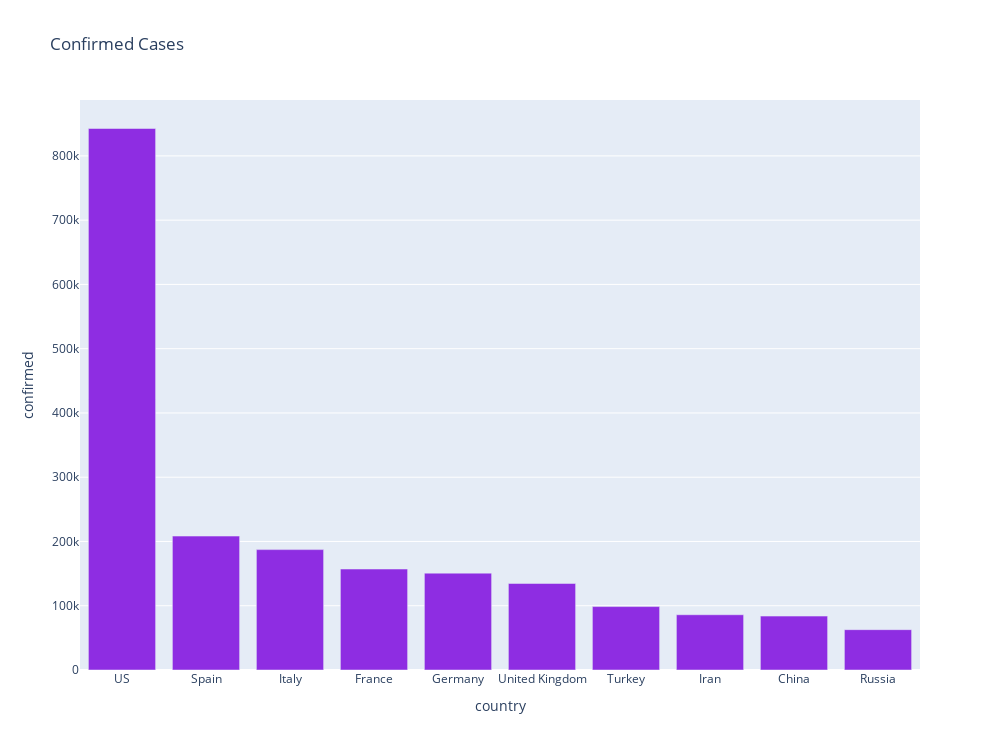

Write notebook code for a chart like this one.
### Markdown cell above
## Top 10 Countries with Confirmed Cases

### Code cell
px.bar(
    sorted_country_df.head(10),
    x = "country",
    y = "confirmed",
    title= "Confirmed Cases",
    color_discrete_sequence=["#8e2de2"], 
    height=750,
    width=1000
)

### Figure 1 — Plotly figure (JSON) as saved in the notebook; plotly's stock layout.template omitted (floating-point values rounded to 4 significant figures)
{"data": [{"alignmentgroup": "True", "hovertemplate": "country=%{x}<br>confirmed=%{y}<extra></extra>", "legendgroup": "", "marker": {"color": "#8e2de2"}, "name": "", "offsetgroup": "", "orientation": "v", "showlegend": false, "textposition": "auto", "type": "bar", "x": ["US", "Spain", "Italy", "France", "Germany", "United Kingdom", "Turkey", "Iran", "China", "Russia"], "xaxis": "x", "y": [842624, 208389, 187327, 157135, 150729, 134639, 98674, 85996, 83876, 62773], "yaxis": "y"}], "layout": {"barmode": "relative", "height": 750, "legend": {"tracegroupgap": 0}, "title": {"text": "Confirmed Cases"}, "width": 1000, "xaxis": {"anchor": "y", "domain": [0, 1], "title": {"text": "country"}}, "yaxis": {"anchor": "x", "domain": [0, 1], "title": {"text": "confirmed"}}}}
